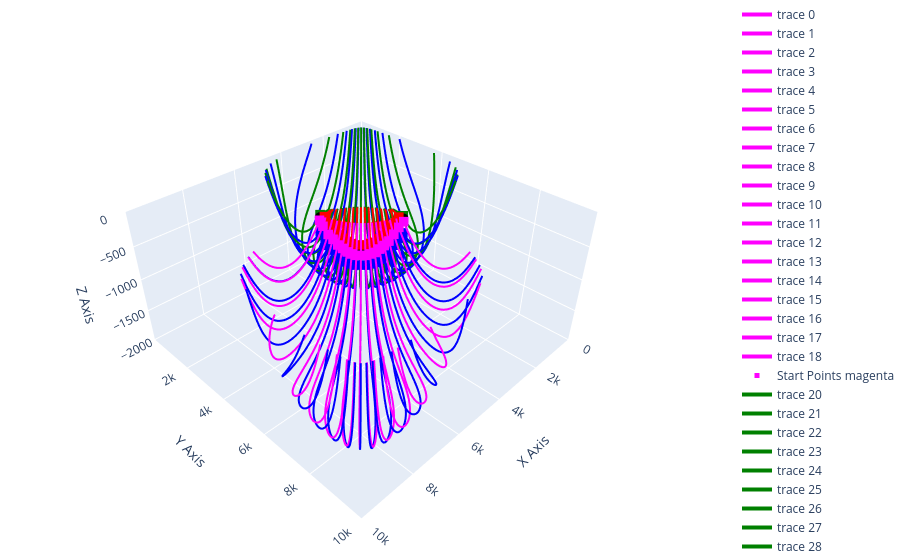
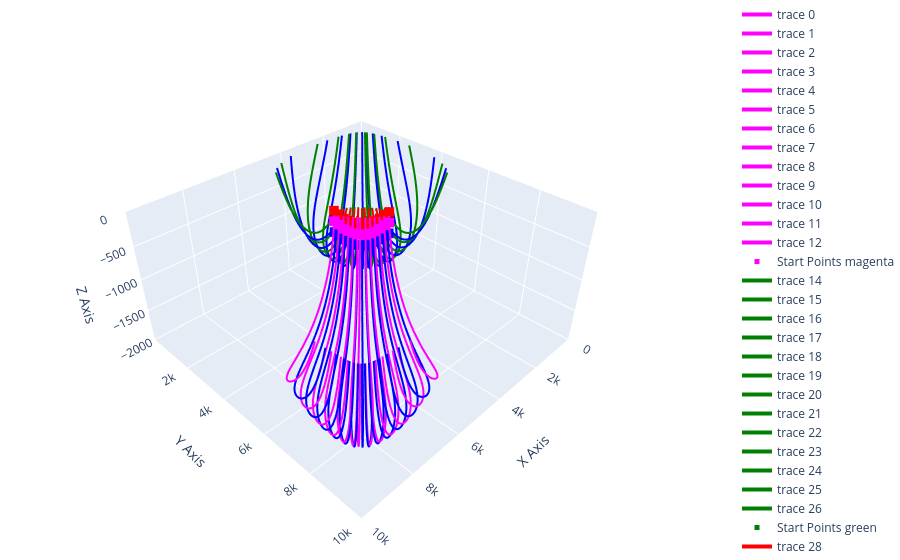
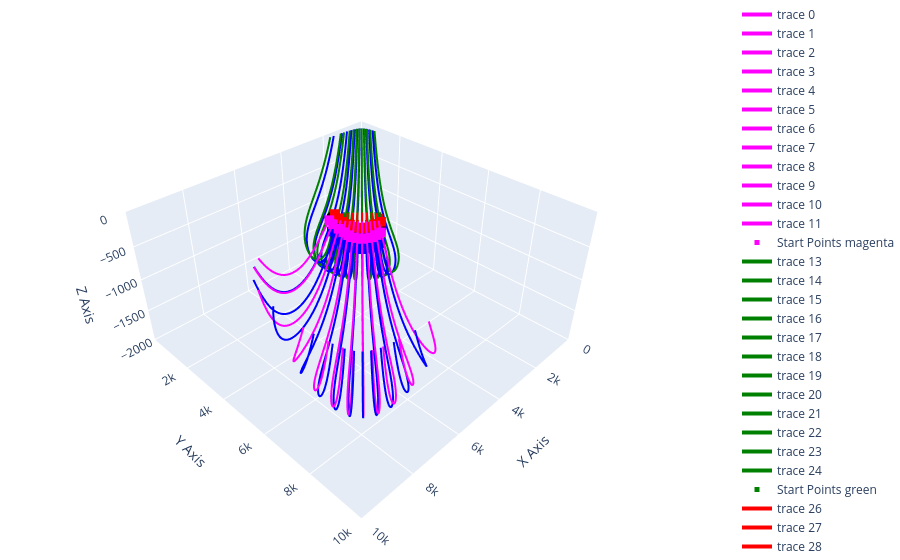

The notebook cell saved with these charts, in order:
### Code cell
# Step 4: Merge Dividing Streamlines and Show Groundwater Flow Systems
import numpy as np
import h5py
import os
import pandas as pd
import plotly.graph_objects as go
from scipy.integrate import solve_ivp
from concurrent.futures import ThreadPoolExecutor
from numba import jit
import plotly.io as pio

# Function to read data from an HDF5 file
def read_data_hdf5(filename):
    with h5py.File(filename, 'r') as f:
        # Read velocity components and other relevant datasets from the file
        vx = f['vx'][:]         # Velocity component in x-direction
        vy = f['vy'][:]         # Velocity component in y-direction
        vz = f['vz'][:]         # Velocity component in z-direction
        UU = f['UU'][:]         # Additional dataset (context-specific)
        x_range = f['x_range'][:]  # Range of x values
        y_range = f['y_range'][:]  # Range of y values
        z_range = f['z_range'][:]  # Range of z values
    return vx, vy, vz, UU, x_range, y_range, z_range

# JIT-compiled function to compute the velocity field at a given position
@jit(nopython=True)
def velocity_field_numba(pos, vx, vy, vz, x_range, y_range, z_range):
    x, y, z = pos
    # Check if the position is outside the defined ranges
    if x < x_range[0] or x > x_range[-1] or y < y_range[0] or y > y_range[-1] or z < z_range[0] or z > z_range[-1]:
        return np.array([0.0, 0.0, 0.0])  # Return zero velocity if out of bounds
    
    # Find the indices of the grid cell containing the position
    xi = np.searchsorted(x_range, x) - 1
    yi = np.searchsorted(y_range, y) - 1
    zi = np.searchsorted(z_range, z) - 1

    # Get the surrounding grid points
    x1, x2 = x_range[xi], x_range[xi+1]
    y1, y2 = y_range[yi], y_range[yi+1]
    z1, z2 = z_range[zi], z_range[zi+1]

    # Compute relative distances within the grid cell
    xd = (x - x1) / (x2 - x1)
    yd = (y - y1) / (y2 - y1)
    zd = (z - z1) / (z2 - z1)

    # Trilinear interpolation for the x-component of velocity
    c00 = vx[xi, yi, zi] * (1 - xd) + vx[xi + 1, yi, zi] * xd
    c01 = vx[xi, yi, zi + 1] * (1 - xd) + vx[xi + 1, yi, zi + 1] * xd
    c10 = vx[xi, yi + 1, zi] * (1 - xd) + vx[xi + 1, yi + 1, zi] * xd
    c11 = vx[xi, yi + 1, zi + 1] * (1 - xd) + vx[xi + 1, yi + 1, zi + 1] * xd

    c0 = c00 * (1 - yd) + c10 * yd
    c1 = c01 * (1 - yd) + c11 * yd

    vx_val = c0 * (1 - zd) + c1 * zd  # Final interpolated x-velocity

    # Trilinear interpolation for the y-component of velocity
    c00 = vy[xi, yi, zi] * (1 - xd) + vy[xi + 1, yi, zi] * xd
    c01 = vy[xi, yi, zi + 1] * (1 - xd) + vy[xi + 1, yi, zi + 1] * xd
    c10 = vy[xi, yi + 1, zi] * (1 - xd) + vy[xi + 1, yi + 1, zi] * xd
    c11 = vy[xi, yi + 1, zi + 1] * (1 - xd) + vy[xi + 1, yi + 1, zi + 1] * xd

    c0 = c00 * (1 - yd) + c10 * yd
    c1 = c01 * (1 - yd) + c11 * yd

    vy_val = c0 * (1 - zd) + c1 * zd  # Final interpolated y-velocity

    # Trilinear interpolation for the z-component of velocity
    c00 = vz[xi, yi, zi] * (1 - xd) + vz[xi + 1, yi, zi] * xd
    c01 = vz[xi, yi, zi + 1] * (1 - xd) + vz[xi + 1, yi, zi + 1] * xd
    c10 = vz[xi, yi + 1, zi] * (1 - xd) + vz[xi + 1, yi + 1, zi] * xd
    c11 = vz[xi, yi + 1, zi + 1] * (1 - xd) + vz[xi + 1, yi + 1, zi + 1] * xd

    c0 = c00 * (1 - yd) + c10 * yd
    c1 = c01 * (1 - yd) + c11 * yd

    vz_val = c0 * (1 - zd) + c1 * zd  # Final interpolated z-velocity

    return np.array([vx_val, vy_val, vz_val])  # Return the interpolated velocity vector

# Function to compute streamlines based on velocity fields and start points
def compute_streamlines(vx, vy, vz, x_range, y_range, z_range, start_points, max_distance=1e7, tol=1e-7):
    # Define the velocity field function for the ODE solver
    def velocity_field(t, pos):
        return velocity_field_numba(pos, vx, vy, vz, x_range, y_range, z_range)

    # Define an event to terminate integration when a boundary condition is met
    def boundary_event(t, pos):
        return pos[2] + 40  # Termination condition, e.g., z = -80 surface

    boundary_event.terminal = True  # Stop integration when event is triggered
    boundary_event.direction = 0     # Event is detected regardless of direction

    # Function to integrate the streamline starting from a given point
    def integrate_streamline(start):
        # Integrate forward in time
        result_forward = solve_ivp(velocity_field, [0, max_distance], start, method='RK45', rtol=tol, atol=tol, events=boundary_event)
        
        # Integrate backward in time
        result_backward = solve_ivp(velocity_field, [0, -max_distance], start, method='RK45', rtol=tol, atol=tol, events=boundary_event)
        
        # Extract the streamline points
        streamline_forward = result_forward.y.T
        streamline_backward = result_backward.y.T
        
        # Reverse the backward streamline and combine with forward streamline
        streamline_backward = streamline_backward[::-1]
        streamline = np.vstack((streamline_backward, streamline_forward))
        
        return streamline

    # Use a thread pool to parallelize streamline computations
    with ThreadPoolExecutor() as executor:
        streamlines = list(executor.map(integrate_streamline, start_points))
    
    return streamlines  # Return the list of computed streamlines

# Function to plot streamlines and their corresponding start points
def plot_streamlines_and_points(fig, streamlines, start_points, color):
    for streamline in streamlines:
        if len(streamline) > 0:
            fig.add_trace(go.Scatter3d(
                x=streamline[:, 0], y=streamline[:, 1], z=streamline[:, 2],
                mode='lines',
                line=dict(color=color, width=4)  # Set streamline color and width
            ))
    
    # Plot the start points of the streamlines
    fig.add_trace(go.Scatter3d(
        x=start_points[:, 0], y=start_points[:, 1], z=start_points[:, 2],
        mode='markers',
        marker=dict(color=color, size=5, symbol='square'),  # Set marker color, size, and shape
        name=f'Start Points {color}'
    ))

# Function to read trace points from a CSV file
def read_trace_points(file_path):
    # Read the first few rows to determine the number of columns
    df = pd.read_csv(file_path, nrows=5)
    
    # Check the number of columns and read the full file accordingly
    if df.shape[1] == 4:
        df = pd.read_csv(file_path, names=['x', 'y', 'z', 'UU'], header=0, skiprows=0)
    elif df.shape[1] == 3:
        df = pd.read_csv(file_path, names=['x', 'y', 'z'], header=0, skiprows=0)
    else:
        raise ValueError("CSV file format is incorrect. It should contain 3 or 4 columns.")
    
    return df[['x', 'y', 'z']].values  # Return only the x, y, z coordinates

# Get the current working directory as the base path for the script
current_working_dir = os.getcwd()

# Define the path to the results folder and create it if it doesn't exist
result_folder = os.path.join(current_working_dir, 'results')
os.makedirs(result_folder, exist_ok=True)

# Define a list of colors to be used for different tracking point categories
colors = [ 'magenta','green', 'red', 'blue']

# Define prefixes for the tracking point files
tracking_point_prefixes = [
    'best_y_trace_horizon_left',
    'best_y_trace_horizon_right',
    'best_y_trace_vertical_up',
    'best_y_trace_vertical_down'
]

# Function to read the "best_y.csv" file containing points of interest
def read_best_y(file_prefix):
    best_y_path = os.path.join(result_folder, f'{file_prefix}.csv')
    df = pd.read_csv(best_y_path, header=0, skiprows=0)
    return df

# Loop through different tp values to process each corresponding file
for tp in np.arange(0, 1, 0.25):  # Iterate over tp from 0 to 0.9 with step 0.1
    # Define the path to the input HDF5 file for the current tp value
    input_path_hdf5 = os.path.join(result_folder, f'head_and_velocity_tp_{tp:.2f}.h5')
    
    # Read data from the HDF5 file
    vx, vy, vz, UU, x_range, y_range, z_range = read_data_hdf5(input_path_hdf5)

    # Create a new Plotly figure for visualization
    fig = go.Figure()

    # Loop through each tracking point category and its corresponding color
    for prefix, color in zip(tracking_point_prefixes, colors):
        # Define the path to the tracking point CSV file
        file_path = os.path.join(result_folder, f'{prefix}_tp_{tp:.2f}.csv')
        # Read the start points for streamlines
        start_points = read_trace_points(file_path)
        
        # Compute streamlines based on the velocity field and start points
        streamlines = compute_streamlines(vx, vy, vz, x_range, y_range, z_range, start_points)
        
        # Plot the computed streamlines and their start points on the figure
        plot_streamlines_and_points(fig, streamlines, start_points, color)

    # Define the path to the "best_y" points CSV file for the current tp value
    best_y_path = os.path.join(result_folder, f'best_y_tp_{tp:.2f}.csv')
    # Read the best y points
    best_y_points = read_trace_points(best_y_path)

    # Add the best y points to the plot as black hollow circles
    fig.add_trace(go.Scatter3d(
        x=best_y_points[:, 0], y=best_y_points[:, 1], z=best_y_points[:, 2],
        mode='markers',
        marker=dict(color='black', size=6, symbol='circle'),  # Black hollow circles
        name='Best Y Points'
    ))

    # Update the layout of the plot to set axis ranges and aspect ratios
    fig.update_layout(
        scene=dict(
            xaxis=dict(range=[0, 10000], title='X Axis'),  # Set X-axis range and title
            yaxis=dict(range=[0, 10000], title='Y Axis'),  # Set Y-axis range and title
            zaxis=dict(range=[-2000, 0], title='Z Axis'),  # Set Z-axis range and title
            aspectmode='manual',  # Enable manual aspect ratio settings
            aspectratio=dict(x=1, y=1, z=0.5)  # Define custom aspect ratios
        ),
        margin=dict(l=0, r=0, b=0, t=0)  # Remove margins around the plot
    )
    
    # Print the current tp value for tracking
    print(f'Processing tp = {tp:.2f}')
    
    # Define the path to save the output HTML file for the current tp value
    output_html_file = os.path.join(result_folder, f'3D_GFSs_Case3T_taud_0.1_tp_{tp:.2f}.html')
    # Save the figure as an HTML file without automatically opening it
    pio.write_html(fig, file=output_html_file, auto_open=False)

    # Display the figure
    fig.show()
